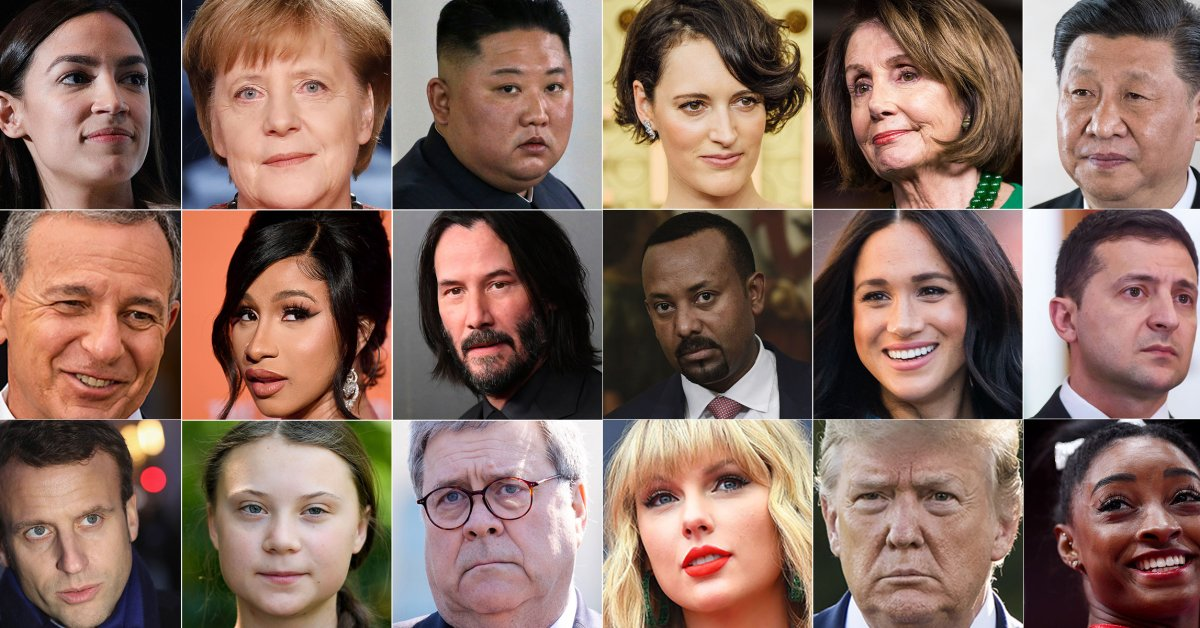
#> input picture resources/person-of-the-year-poll-2019.jpg, 1200 x 628 px
$ jupyter execute 'haars face detection.ipynb'
#> lines starting #> are read from the running program, lines starting #| are printed output that depends on the picture; after the words box and inside, x2 and y2 are one past the last pixel; in counts of white or black regions, pixels touching at a corner belong together
[cell 1]
import numpy as np
import cv2 as cv
import matplotlib.pyplot as plt

face_cascade = cv.CascadeClassifier('resources/haarcascade_frontalface_default.xml')
img = cv.imread('resources/person-of-the-year-poll-2019.jpg')
#> img is the input picture: shape (628, 1200, 3); mean B, G, R 95.6, 106.7, 134.7

gray = cv.cvtColor(img, cv.COLOR_BGR2GRAY)
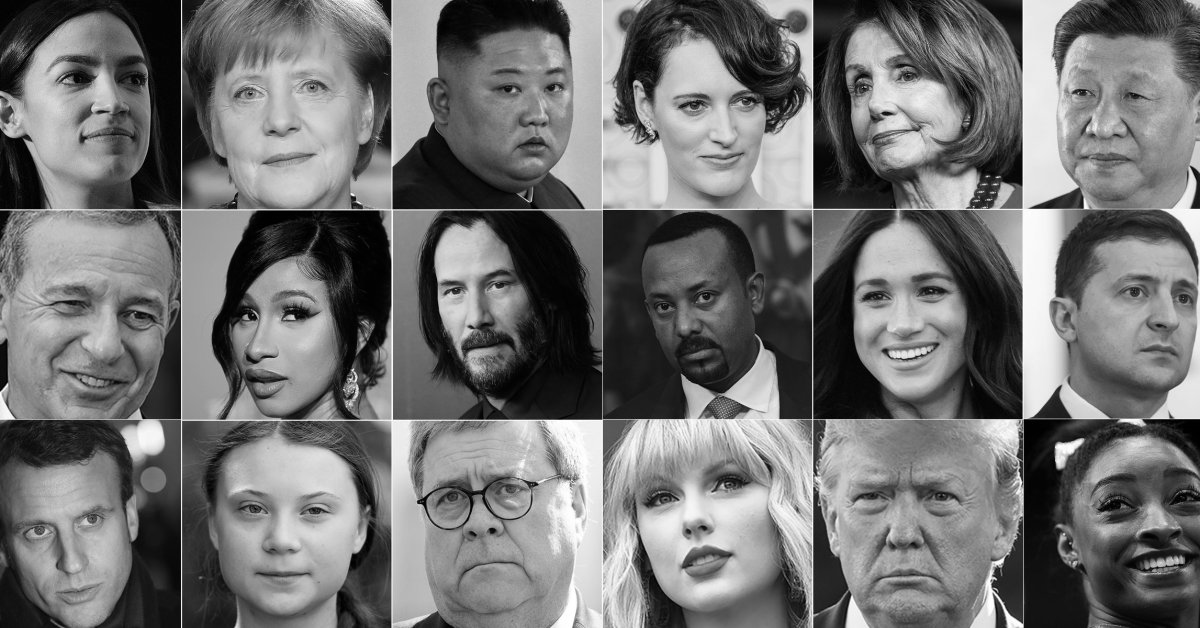
#> gray: shape (628, 1200); min 0, max 255, mean 113.8

faces = face_cascade.detectMultiScale(gray, 1.3, 5)
#> faces = 13 rows, first 6: [816, 26, 131, 131], [418, 240, 118, 118], [463, 32, 138, 138], [648, 54, 138, 138], [828, 235, 149, 149], [619, 248, 134, 134]
print("faces found:", len(faces))
#| faces found: 13
for (x,y,w,h) in faces:
    cv.rectangle(img,(x,y),(x+w,y+h),(255,0,0),2)
#> this loop made 13 passes
#> (x, y, w, h) on passes 1 to 12: (816, 26, 131, 131), (418, 240, 118, 118), (463, 32, 138, 138), (648, 54, 138, 138), (828, 235, 149, 149), (619, 248, 134, 134), (200, 257, 147, 147), (200, 443, 167, 167), (23, 15, 163, 163), (191, 19, 180, 180), (1034, 38, 151, 151), (3, 467, 151, 151)
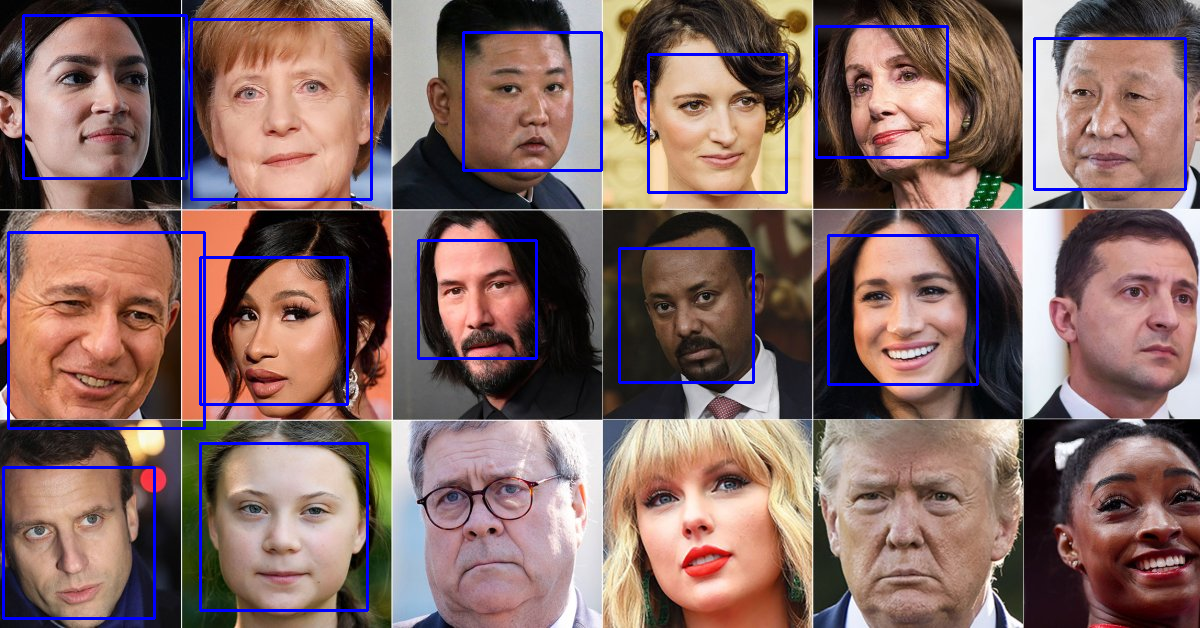
#> img: shape (628, 1200, 3); 3.12% of pixels changed, all inside (x1, y1, x2, y2) = (2, 14, 1187, 620)

plt.figure(figsize=(10,10))
plt.imshow(img)
